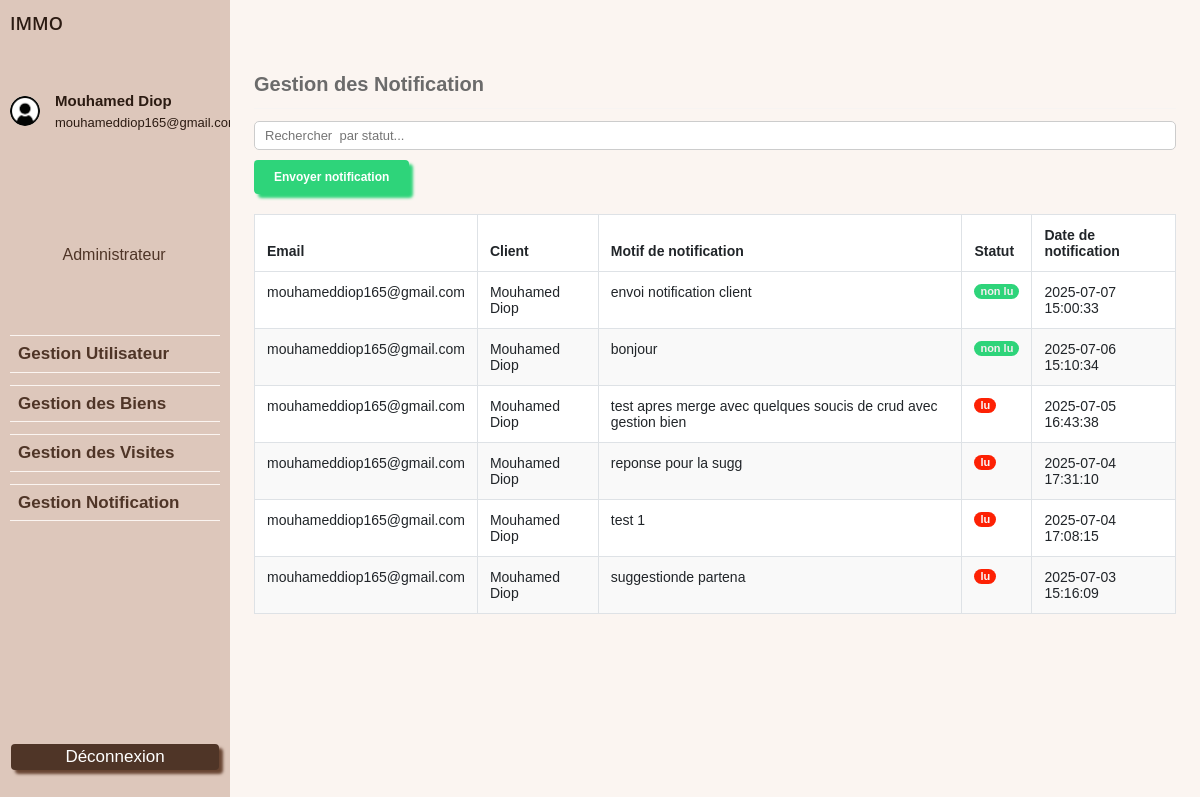
Before: /pages/dashboard/dashboard-notification.php (signed in) with the older database file.
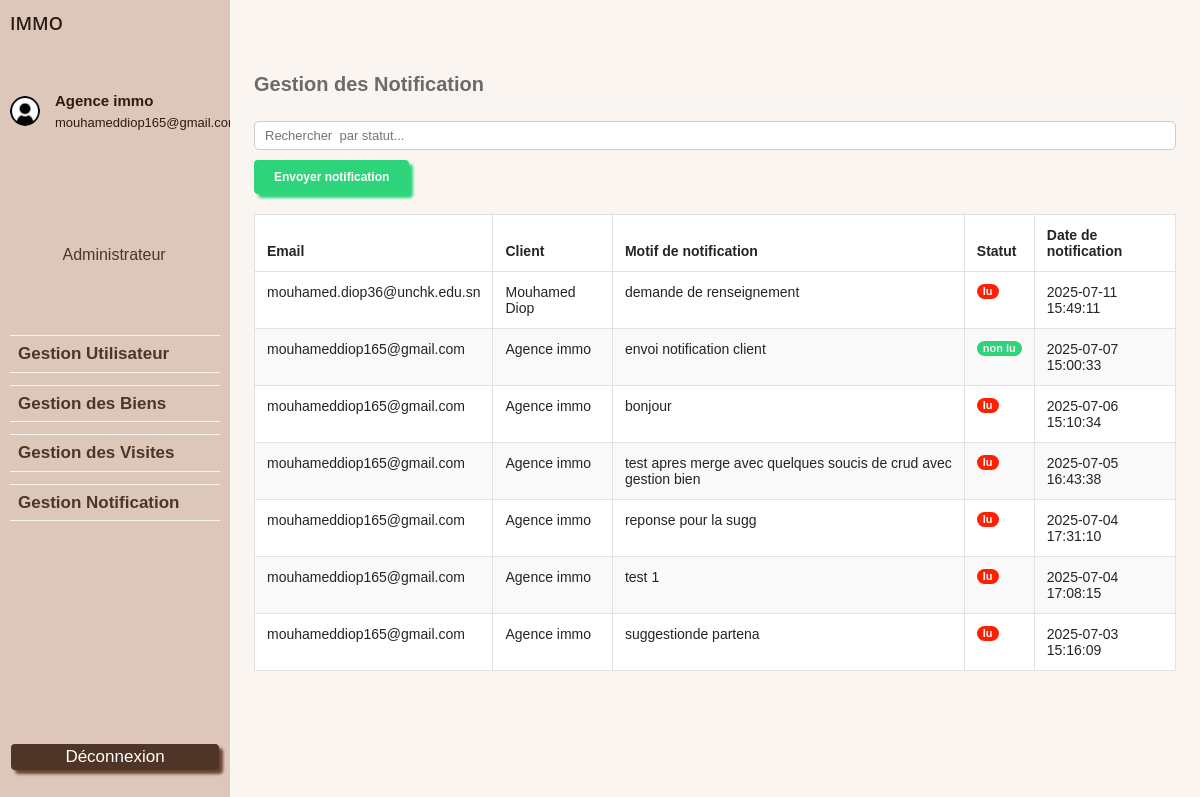
After: the same page with the newer database file.
### tables this page shows
CREATE TABLE `utilisateur` (
  `idutilisateur` int(11) NOT NULL,
  `nom` varchar(100) NOT NULL,
  `telephone` int(11) NOT NULL,
  `email` varchar(100) NOT NULL,
  `photo` varchar(255) DEFAULT NULL,
  `mot_de_passe` varchar(255) NOT NULL,
  `role` varchar(6) NOT NULL DEFAULT 'client',
  `actif` tinyint(1) NOT NULL DEFAULT 1,
  `date_inscription` datetime NOT NULL DEFAULT current_timestamp()
);

CREATE TABLE `notifications` (
  `idnotif` int(11) NOT NULL,
  `contenu` varchar(255) NOT NULL,
  `date_envoi` datetime NOT NULL DEFAULT current_timestamp(),
  `typenotif` varchar(100) NOT NULL,
  `statut` varchar(7) NOT NULL DEFAULT 'non lu',
  `idutilisateur` int(11) NOT NULL
);

### CRUD/crud_utilisateur.php (called while the page is built, shortened)
<?php
require_once 'con_db.php';
function recupererUtilisateurParId($id)
{
    $sql = "SELECT * FROM utilisateur WHERE idutilisateur = ?";
    global $con;
    $stmt = $con->prepare($sql);
    $stmt->bind_param("i", $id);
    $stmt->execute();
    $result = $stmt->get_result();
    if ($result->num_rows > 0) {
        return $result->fetch_assoc();
    } else {
        return null;
    }
}

### CRUD/crud_notification.php (called while the page is built, shortened)
<?php
require_once("con_db.php");
function get_notif()
{
    global $con;
    $req = "SELECT * FROM notifications ORDER BY idnotif DESC";
    $result = $con->query($req);
    if ($result) {
        $notifications = [];
        while ($row = $result->fetch_assoc()) {
            $notifications[] = $row;
        }
        return $notifications;
    } else {
        echo "Erreur lors de la récupération des notifications : " . $con->error;
        return false;
    }
}
function getemailUtilisateur($id)
{
    $req = "SELECT email FROM utilisateur WHERE idutilisateur = '$id'";
    global $con;
    $result = $con->query($req);
    if ($result) {
        $row = $result->fetch_assoc();
        return $row['email'];
    } else {
        echo "Erreur lors de la récupération de l'email de l'utilisateur : " . $con->error;
        return false;
    }
}
function getphoneUtilisateur($id)
{
    $req = "SELECT telephone FROM utilisateur WHERE idutilisateur = '$id'";
    global $con;
    $result = $con->query($req);
    if ($result) {
        $row = $result->fetch_assoc();
        return $row['telephone'];
    } else {
        echo "Erreur lors de la récupération du numero de l'utilisateur : " . $con->error;
        return false;
    }
}

### CRUD/crud_visite.php (called while the page is built, shortened)
<?php
require_once("con_db.php");
function getnomUtilisateur($id)
{
    $req = "SELECT nom FROM utilisateur WHERE idutilisateur = '$id'";
    global $con;
    $result = $con->query($req);
    if ($result) {
        $row = $result->fetch_assoc();
        return $row['nom'];
    } else {
        echo "Erreur lors de la récupération du nom de l'utilisateur : " . $con->error;
        return false;
    }
}

### pages/dashboard/dashboard-notification.php (the view, shortened to what the changed rows need)
<?php
require_once("menu.php"); ?>
<head>
  <link rel="stylesheet" href="../../css/dashboard/dashboard-notification.css">
</head>
<main class="contenu-dashboard">
  <h1 class="titre-dashboard">Gestion des Notification</h1>
  <div class="table-responsive">
    <table class="table table-bordered bg-white tableau-notif">
      <thead>
        <tr>
          <th>Email</th>
          <th>Client</th>
          <th>Motif de notification</th>
          <th>Statut</th>
          <th>Date de notification</th>
        </tr>
      </thead>
      <tbody>
        <?php
        require_once("../../CRUD/crud_notification.php");
        require_once("../../CRUD/crud_visite.php");
        $notifs = get_notif();
        if ($notifs && count($notifs) > 0) {
          foreach ($notifs as $n) {
            $client   = getnomUtilisateur($n['idutilisateur']);
            $email = getemailUtilisateur($n['idutilisateur']);
            $phone = getphoneUtilisateur($n['idutilisateur']);
            $idnotif  = intval($n['idnotif']);
            $statut = strtolower($n['statut']);
            $classeBadge = '';
            switch ($statut) {
              case 'non lu':
                $classeBadge = 'badge-nonlu';
                break;
              case 'lu':
                $classeBadge = 'badge-lu';
                break;
            }
            echo "<tr>
      <td>{$email}</td>
      <td>{$client}</td>
      <td>{$n['typenotif']}</td>
      <td>
        <button
          class=\"badge {$classeBadge}\"
          style=\"border: none;\"
          data-bs-toggle=\"modal\"
          data-bs-target=\"#modalDetailMessage\"
          data-notif-id=\"{$idnotif}\"
          data-email=\"{$email}\"
          data-client=\"{$client}\"
          data-phone=\"{$phone}\"
          data-objet=\"{$n['typenotif']}\"
          data-date=\"{$n['date_envoi']}\"
          data-message=\"{$n['contenu']}\"
        >
          {$n['statut']}
        </button>
      </td>
      <td>{$n['date_envoi']}</td>
    </tr>";
          }
        } else {
          echo '<tr><td colspan="5" class="text-center">Aucune notification disponible.</td></tr>';
        }
        ?>
      </tbody>
    </table>
  </div>
</main>
<?php require_once("pied.php"); ?>

### pages/dashboard/menu.php (shortened to what the changed rows need)
<?php
require_once '../../CRUD/con_db.php';
require_once '../../CRUD/crud_utilisateur.php';
$id = $_SESSION['utilisateur']['idutilisateur'];
$info = recupererUtilisateurParId($id);
?>
<!DOCTYPE html>
<html lang="fr">
<head>
  <link rel="stylesheet" href="https://cdn.jsdelivr.net/npm/bootstrap@5.3.0/dist/css/bootstrap.min.css">
  <link rel="stylesheet" href="../../css/dashboard/menu.css">
  <link rel="stylesheet" href="../../css/dashboard/gestions_bien.css">
  <link rel="stylesheet" href="../../css/dashboard/dashboard-notification.css" />
  <link rel="stylesheet" href="../../css/dashboard/dashboard-notification.css" />
  <link rel="stylesheet" href="../../css/dashboard/envoyer-notification.css">
  <link rel="stylesheet" href="../../css/dashboard/detail-message.css">
  <link rel="stylesheet" href="../../css/dashboard/planifier-visite.css">
</head>
<body>
  <div class="dashboard-container">
    <aside class="menu-gauche">
      <div class="menu-profil">
        <div class="profil-info">
          <div class="profil-nom"><?= $info['nom'] ?></div>
          <div class="profil-email"><?= $info['email'] ?></div>
        </div>
      </div>
      <br>
    </aside>

Changed rows visible on the page:
changed utilisateur "mouhameddiop165@gmail.com": nom "Mouhamed Diop" → "Agence immo"
added notifications: idutilisateur.email "mouhamed.diop36@unchk.edu.sn", idutilisateur.nom "Mouhamed Diop", typenotif "demande de renseignement", statut "lu", date_envoi "2025-07-11 15:49:11"
changed through a linked row, notifications "envoi notification client": idutilisateur.nom "Mouhamed Diop" → "Agence immo"
changed notifications "bonjour": idutilisateur.nom "Mouhamed Diop" → "Agence immo"; statut "non lu" → "lu"
changed through a linked row, notifications "test apres merge avec quelques soucis de crud avec gestion bien": idutilisateur.nom "Mouhamed Diop" → "Agence immo"
changed through a linked row, notifications "reponse pour la sugg": idutilisateur.nom "Mouhamed Diop" → "Agence immo"
changed through a linked row, notifications "test 1": idutilisateur.nom "Mouhamed Diop" → "Agence immo"
changed through a linked row, notifications "suggestionde partena": idutilisateur.nom "Mouhamed Diop" → "Agence immo"
